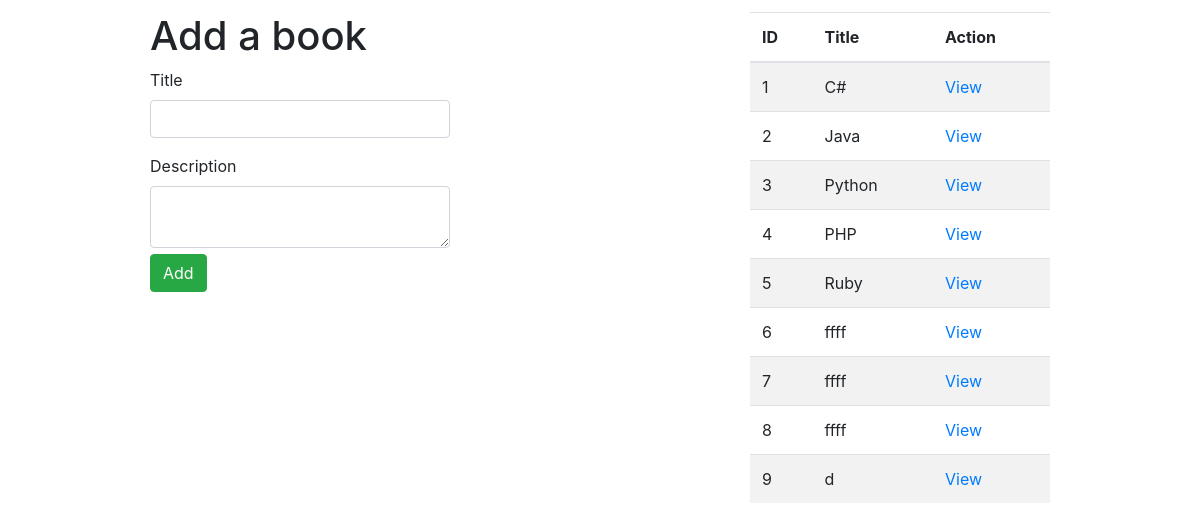
The page / on the database its author committed.
### Author_app/models.py (models this page shows)
class Book(models.Model):
    title=models.CharField(max_length=255)
    desc=models.TextField(null=True)
    authors=models.ManyToManyField(Author,related_name="books")
    created_at=models.DateTimeField(auto_now_add=True)
    updated_at=models.DateTimeField(auto_now=True)

### Author_app/views.py (the view)
# urls.py: path('',views.index),
def index(request):
    context={
        "All_Books":models.book_DB(),
    }
    return render(request,"index.html",context)

### Author_app/models.py (called while the page is built)
def book_DB():
    return Book.objects.all()

### Author_app/templates/index.html (shortened to what this page needs)
<!DOCTYPE html>
<html lang="en">
<head>
    {%load static%}
    <link rel="stylesheet" href="{%static 'css/bootstrap.css'%}">
</head>
<body>
    <div id="contentsInRow">
        <form method="post" action="/add_book">
            <h1>Add a book</h1>
            <div class="mb-3">
                <label for="book_title" class="form-label">Title</label>
                <input type="text" class="form-control" id="book_title" name="book_title">
            </div>
            <label for="book_description" class="form-label">Description</label>
            <textarea name="book_description" class="form-control" id="book_description"></textarea>
            <button type="submit" class="btn btn-success addButton">Add</button>
        </form>
        <table class="table table-striped indexPageTable">
            <thead>
                <th>ID</th>
                <th>Title</th>
                <th>Action</th>
            </thead>
            <tbody>
                {% for book in All_Books %}
                <tr>
                    <td>{{book.id}}</td>
                    <td>{{book.title}}</td>
                    <td><a href="books/{{book.id}}">View</a></td>
                </tr>
                {% endfor %}
            </tbody>
        </table>
    </div>
</body>
</html>

### Author_app/templates/index.html (style rules this page uses)
#contentsInRow { display: flex; flex-direction: row; justify-content: space-around; margin-top: 1%; }
form { width: 25%; }
.indexPageTable { width: 25%; }
.addButton { margin-top: 2%; }

### rows shown on the page
Book: id "1", title "C#"
Book: id "2", title "Java"
Book: id "3", title "Python"
Book: id "4", title "PHP"
Book: id "5", title "Ruby"
Book: id "6", title "ffff"
Book: id "7", title "ffff"
Book: id "8", title "ffff"
Book: id "9", title "d"
